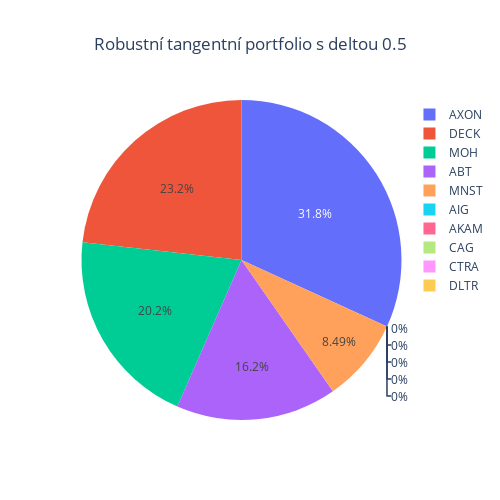

The code cell stored with this chart in its notebook:
### Code cell
weightsCustomDeltaTangent = RobustLedoitWolfCustomDeltaMaxSharpe(prices = prices, custom_delta = 0.5)
weightsPlot(weightsCustomDeltaTangent, title = "Robustní tangentní portfolio s deltou 0.5")

### Figure 1 — Plotly figure (JSON) as saved in the notebook; plotly's stock layout.template omitted (floating-point values rounded to 4 significant figures)
{"data": [{"labels": ["ABT", "AIG", "AKAM", "AXON", "CAG", "CTRA", "DECK", "DLTR", "MNST", "MOH"], "type": "pie", "values": [0.1625, 0, 0, 0.3183, 0, 0, 0.2324, 0, 0.08486, 0.202]}], "layout": {"height": 500, "title": {"text": "Robustní tangentní portfolio s deltou 0.5", "x": 0.5}, "width": 500}}
